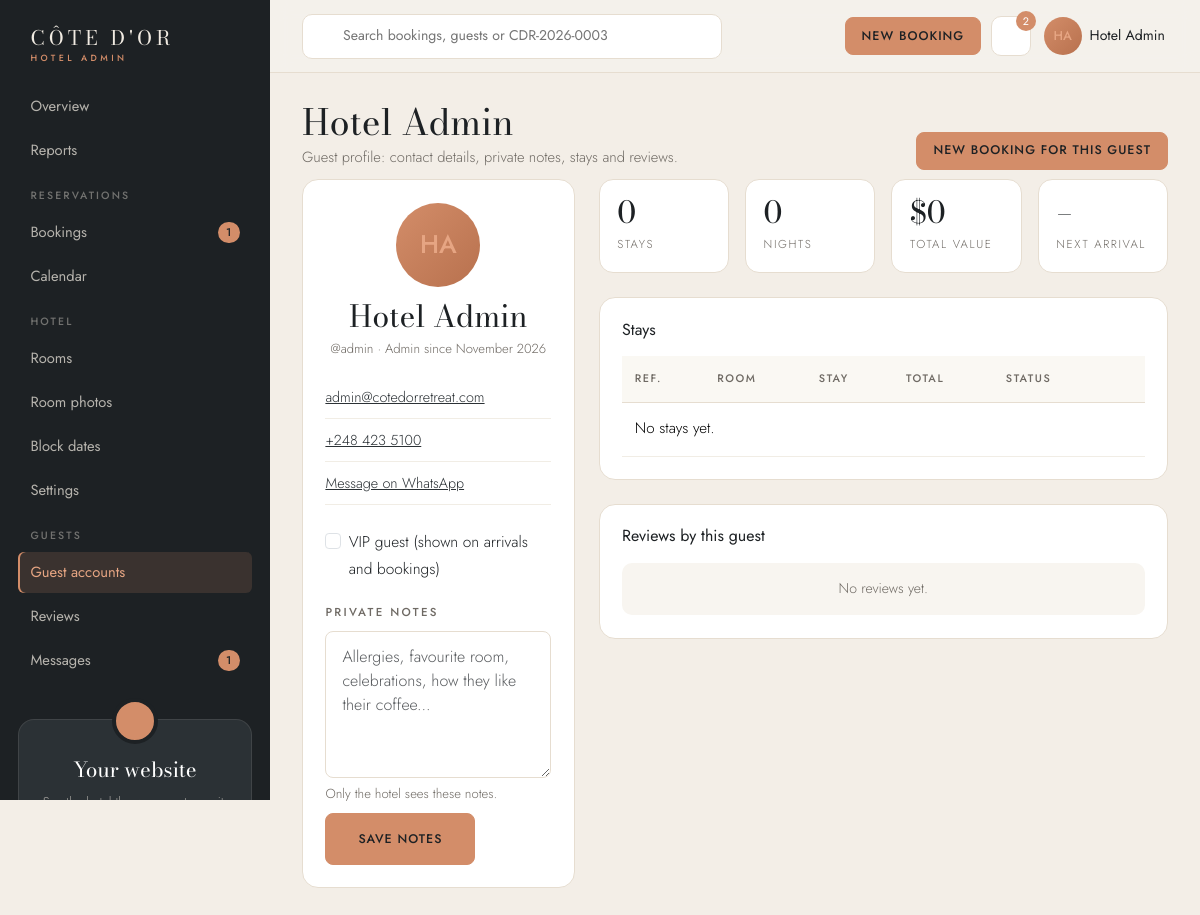
The app's page /admin_guest.php?id=1 (signed in) with its own data.
### tables this page shows
CREATE TABLE users (
    id INT AUTO_INCREMENT PRIMARY KEY,
    full_name VARCHAR(100) NOT NULL,
    username VARCHAR(50) NOT NULL UNIQUE,
    email VARCHAR(100) NOT NULL,
    phone VARCHAR(30),
    password VARCHAR(255) NOT NULL,
    role VARCHAR(10) NOT NULL DEFAULT 'user',
    created_at TIMESTAMP DEFAULT CURRENT_TIMESTAMP
) DEFAULT CHARSET=utf8mb4;

### admin_guest.php (the view, shortened to what this page needs)
<?php
require "includes/db_connect.php";
$guestId = 0;
if (isset($_GET["id"])) {
    $guestId = (int) $_GET["id"];
}
$stmt = $conn->prepare("SELECT users.*, guest_notes.vip, guest_notes.notes FROM users LEFT JOIN guest_notes ON guest_notes.user_id = users.id WHERE users.id = ?");
$stmt->bind_param("i", $guestId);
$stmt->execute();
$guest = $stmt->get_result()->fetch_assoc();
$pageTitle = $guest["full_name"];
$pageSubtitle = "Guest profile: contact details, private notes, stays and reviews.";
$stayCount = 0;
$nightCount = 0;
$totalValue = 0;
$nextStay = null;
$stayRows = [];
$stmt = $conn->prepare("SELECT reviews.*, rooms.room_name FROM reviews JOIN rooms ON reviews.room_id = rooms.id WHERE reviews.user_id = ? ORDER BY reviews.created_at DESC");
$stmt->bind_param("i", $guestId);
$stmt->execute();
$reviews = $stmt->get_result();
$pageActions = '<a href="admin_booking_form.php?user_id=' . $guestId . '" class="btn btn-admin-dark">' . adminIcon("plus") . ' New booking for this guest</a>';
include "includes/header.php";
?>
    <section class="admin-wrap">
        <div class="container">
            <?php include "includes/admin_nav.php"; ?>
            <div class="row g-4">
                <div class="col-12 col-xl-4">
                    <div class="admin-card guest-card">
                        <span class="avatar avatar-lg"><?php echo htmlspecialchars($initials); ?></span>
                        <h2 class="guest-name">
                            <?php echo htmlspecialchars($guest["full_name"]); ?>
                        </h2>
                        <p class="card-sub mb-3">@<?php echo htmlspecialchars($guest["username"]); ?> &middot; <?php echo $guest["role"] == "admin" ? "Admin" : "Guest"; ?> since <?php echo date("F Y", strtotime($guest["created_at"])); ?></p>
                        <ul class="guest-contact">
                            <li><?php echo adminIcon("messages"); ?> <a href="mailto:<?php echo htmlspecialchars($guest["email"]); ?>"><?php echo htmlspecialchars($guest["email"]); ?></a></li>
                            <?php if ($guest["phone"] != "") { ?>
                                <li><?php echo adminIcon("phone"); ?> <a href="tel:<?php echo htmlspecialchars(str_replace(" ", "", $guest["phone"])); ?>"><?php echo htmlspecialchars($guest["phone"]); ?></a></li>
                                <li><?php echo adminIcon("chat"); ?> <a href="https://wa.me/<?php echo preg_replace("/[^0-9]/", "", $guest["phone"]); ?>" target="_blank" rel="noopener">Message on WhatsApp</a></li>
                            <?php } ?>
                        </ul>
                        <form action="admin_guest.php?id=<?php echo $guestId; ?>" method="POST" class="mt-4">
                            <div class="form-check mb-3">
                                <input class="form-check-input" type="checkbox" id="vip" name="vip" value="1" <?php if ($guest["vip"] == 1) { echo "checked"; } ?>>
                                <label class="form-check-label" for="vip">VIP guest (shown on arrivals and bookings)</label>
                            </div>
                            <label for="notes" class="form-label">Private notes</label>
                            <textarea class="form-control" id="notes" name="notes" rows="5" maxlength="2000" placeholder="Allergies, favourite room, celebrations, how they like their coffee..."><?php echo htmlspecialchars($guest["notes"]); ?></textarea>
                            <p class="card-sub">Only the hotel sees these notes.</p>
                            <button type="submit" class="btn btn-lux mt-2">Save notes</button>
                        </form>
                    </div>
                </div>
                <div class="col-12 col-xl-8">
                    <div class="row g-3 mb-4">
                        <div class="col-6 col-md-3">
                            <div class="mini-stat"><strong><?php echo $stayCount; ?></strong><span>Stays</span></div>
                        </div>
                        <div class="col-6 col-md-3">
                            <div class="mini-stat"><strong><?php echo $nightCount; ?></strong><span>Nights</span></div>
                        </div>
                        <div class="col-6 col-md-3">
                            <div class="mini-stat"><strong>$<?php echo number_format($totalValue, 0); ?></strong><span>Total value</span></div>
                        </div>
                        <div class="col-6 col-md-3">
                            <div class="mini-stat"><strong><?php echo $nextStay ? date("d M", strtotime($nextStay)) : "&ndash;"; ?></strong><span>Next arrival</span></div>
                        </div>
                    </div>
                    <div class="admin-card mb-4">
                        <div class="card-head">
                            <h2 class="card-title-sm"><?php echo adminIcon("bookings"); ?> Stays</h2>
                        </div>
                        <div class="table-responsive table-plain">
                            <table class="table table-lux mb-0">
                                <thead>
                                    <tr>
                                        <th>Ref.</th>
                                        <th>Room</th>
                                        <th>Stay</th>
                                        <th>Total</th>
                                        <th>Status</th>
                                        <th></th>
                                    </tr>
                                </thead>
                                <tbody>
                                    <?php
                                    if (count($stayRows) > 0) {
                                        foreach ($stayRows as $row) {
                                            $nights = (int) round((strtotime($row["check_out"]) - strtotime($row["check_in"])) / 86400);
                                    ?>
                                        <tr>
                                            <td class="text-nowrap"><a href="booking_confirmation.php?id=<?php echo $row["id"]; ?>"><?php echo bookingReference($row["id"], $row["created_at"]); ?></a></td>
                                            <td><?php echo htmlspecialchars($row["room_name"]); ?><br><small class="text-muted"><?php echo $row["guests"]; ?> guest(s) &middot; <?php echo htmlspecialchars($row["meal_plan"]); ?></small></td>
                                            <td class="text-nowrap"><?php echo date("d M", strtotime($row["check_in"])); ?> &ndash; <?php echo date("d M Y", strtotime($row["check_out"])); ?><br><small class="text-muted"><?php echo $nights; ?> night(s)</small></td>
                                            <td class="text-nowrap">$<?php echo number_format($row["total_price"], 2); ?></td>
                                            <td><span class="badge badge-status <?php echo statusClass($row["status"]); ?>"><?php echo htmlspecialchars($row["status"]); ?></span></td>
                                            <td><a href="admin_booking_form.php?id=<?php echo $row["id"]; ?>" class="btn btn-sm btn-lux-outline">Edit</a></td>
                                        </tr>
                                    <?php
                                        }
                                    } else {
                                        echo '<tr><td colspan="6">No stays yet.</td></tr>';
                                    }
                                    ?>
                                </tbody>
                            </table>
                        </div>
                    </div>
                    <div class="admin-card">
                        <div class="card-head">
                            <h2 class="card-title-sm"><?php echo adminIcon("reviews"); ?> Reviews by this guest</h2>
                        </div>
                        <?php
                        if ($reviews->num_rows > 0) {
                            while ($row = $reviews->fetch_assoc()) {
                        ?>
                            <div class="guest-review">
                                <?php echo showStars($row["rating"]); ?>
                                <span class="badge badge-status <?php echo statusClass($row["status"]); ?>"><?php echo htmlspecialchars($row["status"]); ?></span>
                                <p class="mb-1"><strong><?php echo htmlspecialchars($row["title"]); ?></strong> &middot; <span class="text-muted"><?php echo htmlspecialchars($row["room_name"]); ?></span></p>
                                <p class="mb-0 text-muted"><?php echo nl2br(htmlspecialchars($row["comment"])); ?></p>
                            </div>
                        <?php
                            }
                        } else {
                            echo '<p class="empty-note">No reviews yet.</p>';
                        }
                        ?>
                    </div>
                </div>
            </div>
        </div>
    </section>
<?php
include "includes/footer.php";
?>

### includes/admin_nav.php (shortened to what this page needs)
<?php
$pageSubtitles = [
    "dashboard" => "A live view of Côte d'Or Retreat, Praslin.",
    "bookings" => "Every booking: search, filter, check guests in and out. Use New booking at the top for phone and walk-in guests.",
    "newbooking" => "For bookings by phone, WhatsApp or at reception.",
    "calendar" => "How full each room type is, night by night.",
    "rooms" => "Add, edit and remove room types.",
    "photos" => "The extra photos shown in each room's gallery.",
    "users" => "Everyone with an account, and password resets.",
    "reviews" => "Approve what guests say before it goes on the website.",
    "messages" => "Messages from the contact form and newsletter sign-ups.",
    "reports" => "Revenue, nights sold and occupancy for the year.",
    "blocks" => "Close rooms for repairs or private use, so they can't be booked.",
    "settings" => "Prices, check-in times and contact details used across the website."
];
?>
            <div class="admin-page-head">
                <div>
                    <h1 class="admin-title"><?php echo htmlspecialchars($pageTitle); ?></h1>
                    <?php if (isset($pageSubtitle)) { ?>
                        <p class="admin-subtitle"><?php echo htmlspecialchars($pageSubtitle); ?></p>
                    <?php } elseif (isset($pageSubtitles[$adminTab])) { ?>
                        <p class="admin-subtitle"><?php echo $pageSubtitles[$adminTab]; ?></p>
                    <?php } ?>
                </div>
                <?php if ($pageActions != "") { ?>
                    <div class="admin-page-actions"><?php echo $pageActions; ?></div>
                <?php } ?>
            </div>

### records on screen
users: full_name "Hotel Admin", username "admin", created_at "November 2026", email "admin@cotedorretreat.com", phone "+248 423 5100"

### other values on screen
$link[3] "Overview"
$link[3] "Reports"
$groupName "RESERVATIONS"
$link[3] "Bookings"
$waitingBookings "1"
$link[3] "Calendar"
$groupName "HOTEL"
$link[3] "Rooms"
$link[3] "Room photos"
$link[3] "Block dates"
$link[3] "Settings"
$groupName "GUESTS"
$link[3] "Guest accounts"
$link[3] "Reviews"
$link[3] "Messages"
